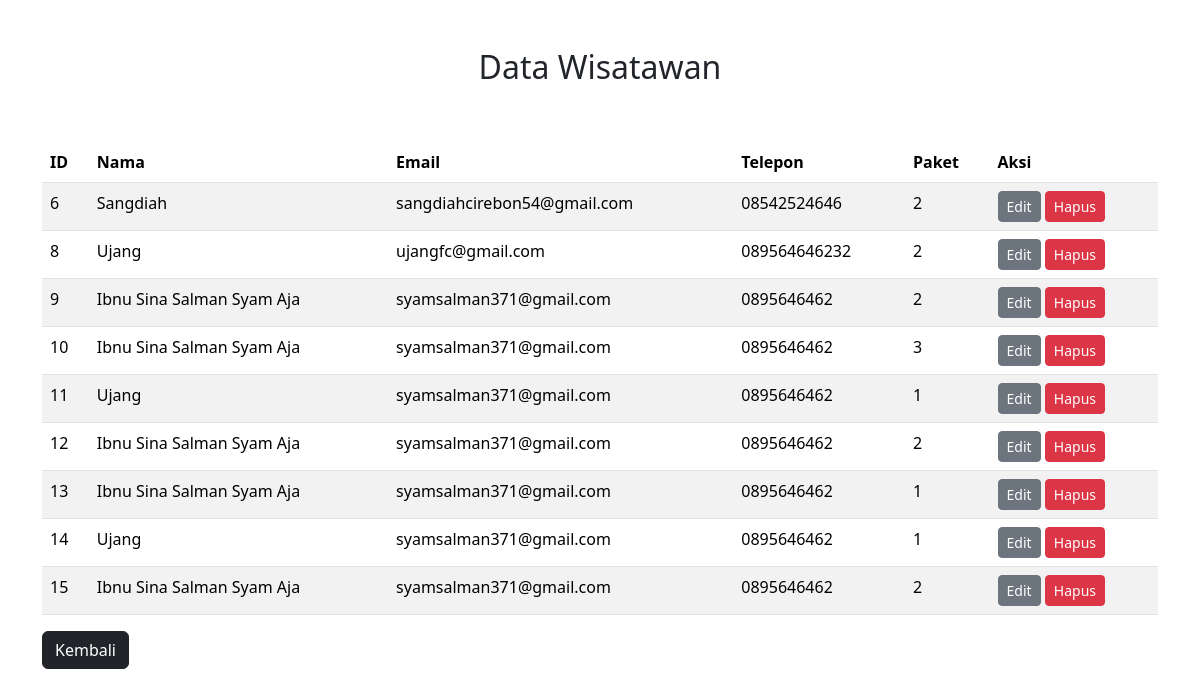
/lihatdata.php, run on the app's committed database.
### tables this page shows
CREATE TABLE `wisata` (
  `id` int NOT NULL,
  `nama` varchar(100) NOT NULL,
  `email` varchar(100) NOT NULL,
  `telepon` varchar(100) NOT NULL,
  `paket` varchar(100) NOT NULL
);

### lihatdata.php (the view, shortened to what this page needs)
<?php
include 'function.php';
$sql = "SELECT id, nama, email, telepon, paket FROM wisata";
$result = $conn->query($sql);
?>
<!DOCTYPE html>
<html lang="en">
<head>
    <link href="https://cdn.jsdelivr.net/npm/bootstrap@5.3.3/dist/css/bootstrap.min.css" rel="stylesheet">
</head>
<body>
<body>
<div class="container">
    <div class="row text-center">
        <div class="col md-5 mt-5">
        <h2>Data Wisatawan</h2>
        </div>
    </div>
    <div class="row">
        <div class="col-lg mt-5 center">
    <table class="table table-striped">
        <thead>
            <tr>
                <th scope="col">ID</th>
                <th scope="col">Nama</th>
                <th scope="col">Email</th>
                <th scope="col">Telepon</th>
                <th scope="col">Paket</th>
                <th scope="col">Aksi</th>
            </tr>
        </thead>
        <tbody>
        <?php
            if ($result->num_rows > 0) {
                while($row = $result->fetch_assoc()) {
                    echo "<tr>";
                    echo "<td>" . $row["id"] . "</td>";
                    echo "<td>" . $row["nama"] . "</td>";
                    echo "<td>" . $row["email"] . "</td>";
                    echo "<td>" . $row["telepon"] . "</td>";
                    echo "<td>" . $row["paket"] . "</td>";
                    echo "<td>
                        <a href='edit.php?id=" . $row["id"] . "' class='btn btn-secondary btn-sm'>Edit</a>
                        <a href='hapus.php?id=" . $row["id"] . "' class='btn btn-danger btn-sm' onclick=\"return confirm('Apakah Anda yakin ingin menghapus data ini?');\">Hapus</a>
                        </td>";
                    echo "</tr>";
                }
            } else {
                echo "<tr><td colspan='6'>Tidak ada data</td></tr>";
            }
            ?>
        </tbody>
    </table>
        <a href="index.php">
            <button class="btn btn-dark">Kembali</button>
        </a>
        </div>
    </div>
</div>
</body>
</html>

### data on the page
wisata: id "6", nama "Sangdiah", email "sangdiahcirebon54@gmail.com", telepon "08542524646", paket "2"
wisata: id "8", nama "Ujang", email "ujangfc@gmail.com", telepon "089564646232", paket "2"
wisata: id "9", nama "Ibnu Sina Salman Syam Aja", email "syamsalman371@gmail.com", telepon "0895646462", paket "2"
wisata: id "10", nama "Ibnu Sina Salman Syam Aja", email "syamsalman371@gmail.com", telepon "0895646462", paket "3"
wisata: id "11", nama "Ujang", email "syamsalman371@gmail.com", telepon "0895646462", paket "1"
wisata: id "12", nama "Ibnu Sina Salman Syam Aja", email "syamsalman371@gmail.com", telepon "0895646462", paket "2"
wisata: id "13", nama "Ibnu Sina Salman Syam Aja", email "syamsalman371@gmail.com", telepon "0895646462", paket "1"
wisata: id "14", nama "Ujang", email "syamsalman371@gmail.com", telepon "0895646462", paket "1"
wisata: id "15", nama "Ibnu Sina Salman Syam Aja", email "syamsalman371@gmail.com", telepon "0895646462", paket "2"
